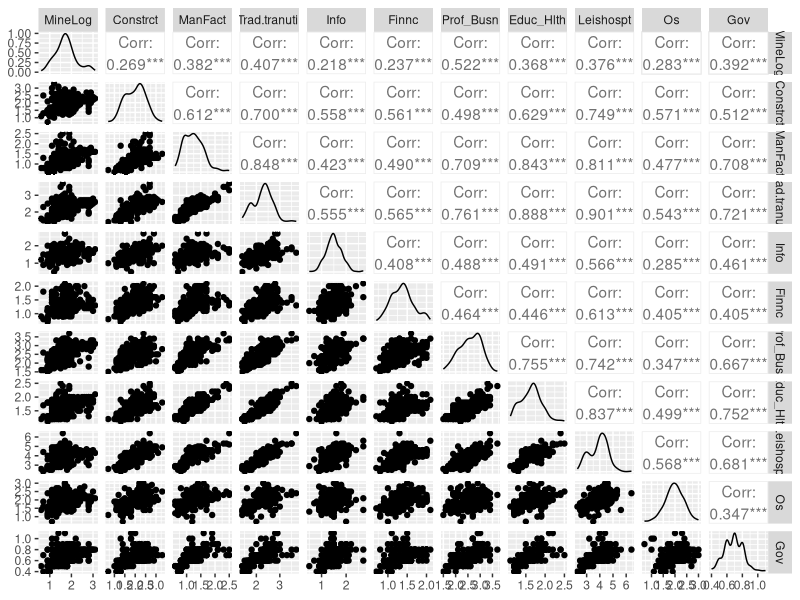
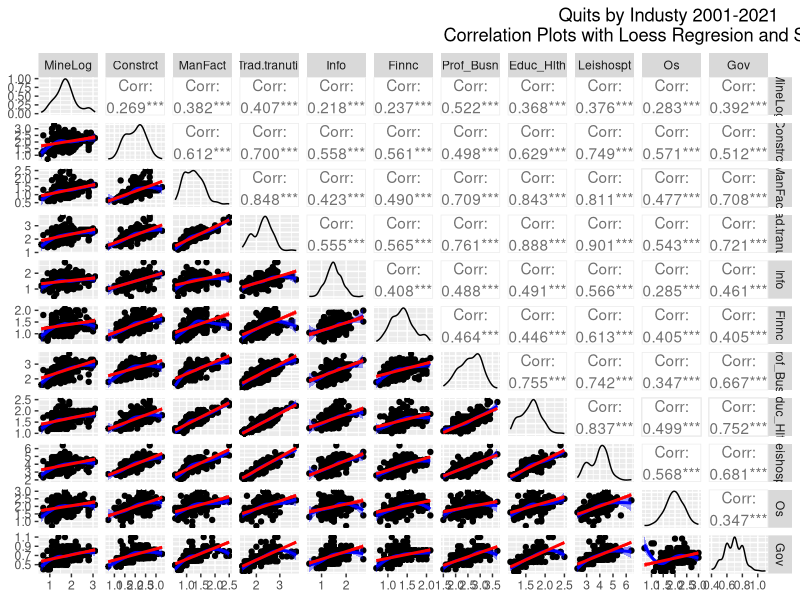
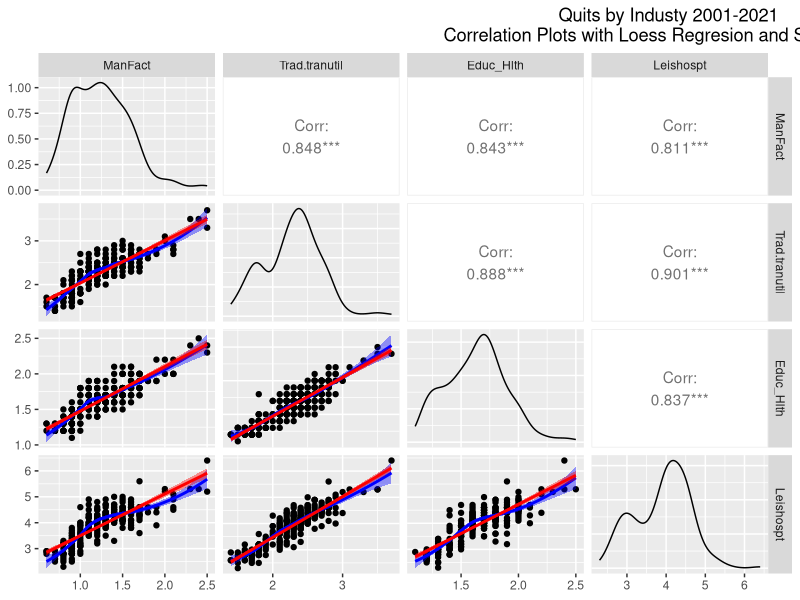

These figures' R source, in order:
# CS504 Working Version for Team AJ Final Project
# Date 12-3-21
#########################
# Bill Thomson 
# Original code provided for RF  Lab 
# R Studio Version 1.4.1106
# R version 4,04
# Windows 10, i7 10th gen 64-bit operating system, x64-based processor 
# 64GB ram and 4TB SSD
########################  
# Correlation with Loess Regression Lines Quits Data
# Code adapted from STAT 515 Labs, Original By: Daniel Carr
########################

library(GGally)
library(ggplot2)
setwd("C:/Users/billa/Desktop/CS504 Working Data Sets")

setwd("C:/Users/billa/Desktop/CS504 Working Data Sets")
QI <- read.csv(file="Quit_2016_2021q.csv", header = TRUE, 
               sep=',', row.names =1)
QI2 <- read.csv(file="QuitsIndustry_2001-2021r.csv", header = TRUE, 
                sep=',', row.names =1)
data <- QI2
ggpairs(QI2)
head(QI2)
windows(width=9, height=9) ## For MS Windows
ggpair_fn <- function(data, mapping, ...){
  p <- ggplot(data=data, mapping = mapping) +
    geom_point() +
    geom_smooth(method='loess', fill="blue", color="blue", ...) +
    geom_smooth(method= 'lm', fill="red", color="red", ...)
  p
}                           
ggp2 = ggpairs(QI2,columns = 1:11, title = "                                                                                                        Quits by Industy 2001-2021
                                                                                 Correlation Plots with Loess Regresion and Smoothing", lower = list(continuous = ggpair_fn))
ggp2 
ggp2a = ggpairs(QI2,c(3,4,8,9),title = "                                                                                                        Quits by Industy 2001-2021
                                                                                 Correlation Plots with Loess Regresion and Smoothing", lower = list(continuous = ggpair_fn))
lower = list(continuous = ggpair_fn)
ggp2a
